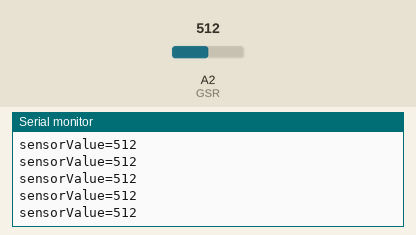
Recording of a sketch running on a simulated Arduino Uno, built with avr-gcc and run on an emulated ATmega328P. Parts: the last lines printed to the serial monitor. The inputs (shaded band) are chosen by the test bench; at power-on: A2 (GSR) = 512.

Above: at 4.7 s.
4.8 s: A2 (GSR) set to 557
At 5.3 s:
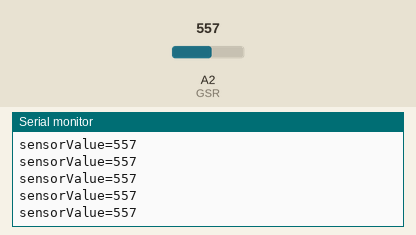
7.8 s: A2 (GSR) set to 588
At 8.7 s:
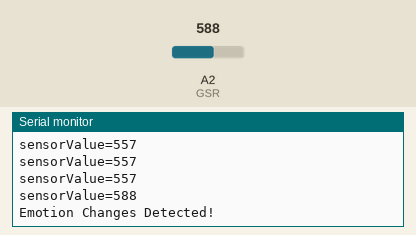
Timing chart, 0 to 10.8 s (numbered marks = the images above; inputs shaded):
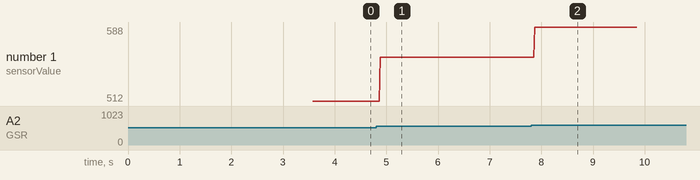

The sketch:

Arduino_GSR.ino
```cpp
/*
GSR connection pins to Arduino microcontroller

Arduino           GSR

GND               GND
5V                VCC
A2                SIG
*/


//const int LED=2;
const int GSR=A2;
int threshold=0;
int sensorValue;

void setup(){
  long sum=0;
  Serial.begin(9600);
//  pinMode(LED,OUTPUT);
//  digitalWrite(LED,LOW);
  delay(1000);

  for(int i=0;i<500;i++)
  {
  sensorValue=analogRead(GSR);
  sum += sensorValue;
  delay(5);
  }
  threshold = sum/500;
   Serial.print("threshold =");
   Serial.println(threshold);
  }

void loop(){
  int temp;
  sensorValue=analogRead(GSR);
  Serial.print("sensorValue=");
  Serial.println(sensorValue);
  temp = threshold - sensorValue;
  if(abs(temp)>60)
  {
    sensorValue=analogRead(GSR);
    temp = threshold - sensorValue;
    if(abs(temp)>60){
//    digitalWrite(LED,HIGH);
    Serial.println("Emotion Changes Detected!");
//    delay(3000);
//    digitalWrite(LED,LOW);
    delay(1000);
  }
 }
}
```

Protocentral_MAX30100.cpp
```cpp
/*
  Library for the Maxim MAX30100 pulse oximetry system
  Connor Huffine/Kontakt
  February 2016
*/

#include "Arduino.h"
#include <Wire.h>
#include "Protocentral_MAX30100.h"

MAX30100::MAX30100(){

}

void MAX30100::setLEDs(pulseWidth pw, ledCurrent red, ledCurrent ir){
  uint8_t reg = I2CreadByte(MAX30100_ADDRESS, MAX30100_SPO2_CONFIG);
  reg = reg & 0xFC; // Set LED_PW to 00
  I2CwriteByte(MAX30100_ADDRESS, MAX30100_SPO2_CONFIG, reg | pw);     // Mask LED_PW
  I2CwriteByte(MAX30100_ADDRESS, MAX30100_LED_CONFIG, (red<<4) | ir); // write LED configs
}

void MAX30100::setSPO2(sampleRate sr){
  uint8_t reg = I2CreadByte(MAX30100_ADDRESS, MAX30100_SPO2_CONFIG);
  reg = reg & 0xE3; // Set SPO2_SR to 000
  I2CwriteByte(MAX30100_ADDRESS, MAX30100_SPO2_CONFIG, reg | (sr<<2)); // Mask SPO2_SR
  reg = I2CreadByte(MAX30100_ADDRESS, MAX30100_MODE_CONFIG);
  reg = reg & 0xf8; // Set Mode to 000
  I2CwriteByte(MAX30100_ADDRESS, MAX30100_SPO2_CONFIG, reg | 0x03); // Mask MODE
}

int MAX30100::getNumSamp(void){
    uint8_t wrPtr = I2CreadByte(MAX30100_ADDRESS, MAX30100_FIFO_WR_PTR);
    uint8_t rdPtr = I2CreadByte(MAX30100_ADDRESS, MAX30100_FIFO_RD_PTR);
    return (abs( 16 + wrPtr - rdPtr ) % 16);
}

void MAX30100::readSensor(void){
  uint8_t temp[4] = {0};  // Temporary buffer for read values
  I2CreadBytes(MAX30100_ADDRESS, MAX30100_FIFO_DATA, &temp[0], 4);  // Read four times from the FIFO
  IR = (temp[0]<<8) | temp[1];    // Combine values to get the actual number
  RED = (temp[2]<<8) | temp[3];   // Combine values to get the actual number
}

void MAX30100::shutdown(void){
  uint8_t reg = I2CreadByte(MAX30100_ADDRESS, MAX30100_MODE_CONFIG);  // Get the current register
  I2CwriteByte(MAX30100_ADDRESS, MAX30100_MODE_CONFIG, reg | 0x80);   // mask the SHDN bit
}

void MAX30100::reset(void){
  uint8_t reg = I2CreadByte(MAX30100_ADDRESS, MAX30100_MODE_CONFIG);  // Get the current register
  I2CwriteByte(MAX30100_ADDRESS, MAX30100_MODE_CONFIG, reg | 0x40);   // mask the RESET bit
}

void MAX30100::startup(void){
  uint8_t reg = I2CreadByte(MAX30100_ADDRESS, MAX30100_MODE_CONFIG);  // Get the current register
  I2CwriteByte(MAX30100_ADDRESS, MAX30100_MODE_CONFIG, reg & 0x7F);   // mask the SHDN bit
}

int MAX30100::getRevID(void){
  return I2CreadByte(MAX30100_ADDRESS, MAX30100_REV_ID);
}

int MAX30100::getPartID(void){
  return I2CreadByte(MAX30100_ADDRESS, MAX30100_PART_ID);
}

void MAX30100::begin(pulseWidth pw, ledCurrent ir, sampleRate sr){
  I2CwriteByte(MAX30100_ADDRESS, MAX30100_MODE_CONFIG, 0x03); // Heart rate only
  I2CwriteByte(MAX30100_ADDRESS, MAX30100_LED_CONFIG, 0XFF);
   I2CwriteByte(MAX30100_ADDRESS, MAX30100_LED_CONFIG, ir<<4|0x0f);
  I2CwriteByte(MAX30100_ADDRESS, MAX30100_SPO2_CONFIG, (sr<<2)|pw);
}

void MAX30100::printRegisters(void){
  Serial.println(I2CreadByte(MAX30100_ADDRESS, MAX30100_INT_STATUS),  BIN);
  Serial.println(I2CreadByte(MAX30100_ADDRESS, MAX30100_INT_ENABLE),  BIN);
  Serial.println(I2CreadByte(MAX30100_ADDRESS, MAX30100_FIFO_WR_PTR), BIN);
  Serial.println(I2CreadByte(MAX30100_ADDRESS, MAX30100_OVRFLOW_CTR), BIN);
  Serial.println(I2CreadByte(MAX30100_ADDRESS, MAX30100_FIFO_RD_PTR), BIN);
  Serial.println(I2CreadByte(MAX30100_ADDRESS, MAX30100_FIFO_DATA),   BIN);
  Serial.println(I2CreadByte(MAX30100_ADDRESS, MAX30100_MODE_CONFIG), BIN);
  Serial.println(I2CreadByte(MAX30100_ADDRESS, MAX30100_SPO2_CONFIG), BIN);
  Serial.println(I2CreadByte(MAX30100_ADDRESS, MAX30100_LED_CONFIG),  BIN);
  Serial.println(I2CreadByte(MAX30100_ADDRESS, MAX30100_TEMP_INTG),   BIN);
  Serial.println(I2CreadByte(MAX30100_ADDRESS, MAX30100_TEMP_FRAC),   BIN);
  Serial.println(I2CreadByte(MAX30100_ADDRESS, MAX30100_REV_ID),      BIN);
  Serial.println(I2CreadByte(MAX30100_ADDRESS, MAX30100_PART_ID),     BIN);
}

// Wire.h read and write protocols
void MAX30100::I2CwriteByte(uint8_t address, uint8_t subAddress, uint8_t data)
{
	Wire.beginTransmission(address);  // Initialize the Tx buffer
	Wire.write(subAddress);           // Put slave register address in Tx buffer
	Wire.write(data);                 // Put data in Tx buffer
	Wire.endTransmission();           // Send the Tx buffer
}

uint8_t MAX30100::I2CreadByte(uint8_t address, uint8_t subAddress)
{
	uint8_t data; // `data` will store the register data
	Wire.beginTransmission(address);         // Initialize the Tx buffer
	Wire.write(subAddress);	                 // Put slave register address in Tx buffer
	Wire.endTransmission(false);             // Send the Tx buffer, but send a restart to keep connection alive
	Wire.requestFrom(address, (uint8_t) 1);  // Read one byte from slave register address
	data = Wire.read();                      // Fill Rx buffer with result
	return data;                             // Return data read from slave register
}

void MAX30100::I2CreadBytes(uint8_t address, uint8_t subAddress, uint8_t * dest, uint8_t count)
{
	Wire.beginTransmission(address);   // Initialize the Tx buffer
	// Next send the register to be read. OR with 0x80 to indicate multi-read.
	Wire.write(subAddress);     // Put slave register address in Tx buffer
	Wire.endTransmission(false);       // Send the Tx buffer, but send a restart to keep connection alive
	uint8_t i = 0;
	Wire.requestFrom(address, count);  // Read bytes from slave register address
	while (Wire.available())
	{
		dest[i++] = Wire.read(); // Put read results in the Rx buffer
	}
}
```

Protocentral_MAX30100.h
```cpp
/*
  Library for the Maxim MAX30100 pulse oximetry system
  Connor Huffine/Kontakt
  February 2016
*/

// Registers
#define MAX30100_INT_STATUS     0x00  // Which interrupts are tripped
#define MAX30100_INT_ENABLE     0x01  // Which interrupts are active
#define MAX30100_FIFO_WR_PTR    0x02  // Where data is being written
#define MAX30100_OVRFLOW_CTR    0x03  // Number of lost samples
#define MAX30100_FIFO_RD_PTR    0x04  // Where to read from
#define MAX30100_FIFO_DATA      0x05  // Ouput data buffer
#define MAX30100_MODE_CONFIG    0x06  // Control register
#define MAX30100_SPO2_CONFIG    0x07  // Oximetry settings
#define MAX30100_LED_CONFIG     0x09  // Pulse width and power of LEDs
#define MAX30100_TEMP_INTG      0x16  // Temperature value, whole number
#define MAX30100_TEMP_FRAC      0x17  // Temperature value, fraction
#define MAX30100_REV_ID         0xFE  // Part revision
#define MAX30100_PART_ID        0xFF  // Part ID, normally 0x11

#define MAX30100_ADDRESS        0x57  // 8bit address converted to 7bit

typedef unsigned char uint8_t;
typedef unsigned int uint16_t;
typedef enum{ // This is the same for both LEDs
  pw200,    // 200us pulse
  pw400,    // 400us pulse
  pw800,    // 800us pulse
  pw1600    // 1600us pulse
}pulseWidth;

typedef enum{
  sr50,    // 50 samples per second
  sr100,   // 100 samples per second
  sr167,   // 167 samples per second
  sr200,   // 200 samples per second
  sr400,   // 400 samples per second
  sr600,   // 600 samples per second
  sr800,   // 800 samples per second
  sr1000   // 1000 samples per second
}sampleRate;

typedef enum{
  i0,    // No current
  i4,    // 4.4mA
  i8,    // 7.6mA
  i11,   // 11.0mA
  i14,   // 14.2mA
  i17,   // 17.4mA
  i21,   // 20.8mA
  i27,   // 27.1mA
  i31,   // 30.6mA
  i34,   // 33.8mA
  i37,   // 37.0mA
  i40,   // 40.2mA
  i44,   // 43.6mA
  i47,   // 46.8mA
  i50    // 50.0mA
}ledCurrent;

class MAX30100 {
public:
  uint16_t IR = 0;      // Last IR reflectance datapoint
  uint16_t RED = 0;     // Last Red reflectance datapoint

  MAX30100();
  void  setLEDs(pulseWidth pw, ledCurrent red, ledCurrent ir);  // Sets the LED state
  void  setSPO2(sampleRate sr); // Setup the SPO2 sensor, disabled by default
  int   getNumSamp(void);       // Get number of samples
  void  readSensor(void);       // Updates the values
  void  shutdown(void);   // Instructs device to power-save
  void  reset(void);      // Resets the device
  void  startup(void);    // Leaves power-save
  int   getRevID(void);   // Gets revision ID
  int   getPartID(void);  // Gets part ID
  void  begin(pulseWidth pw = pw1600, // Longest pulseWidth
              ledCurrent ir = i50,    // Highest current
              sampleRate sr = sr100); // 2nd lowest sampleRate
  void  printRegisters(void); // Dumps contents of registers for debug

private:
  void    I2CwriteByte(uint8_t address, uint8_t subAddress, uint8_t data);
  uint8_t I2CreadByte(uint8_t address, uint8_t subAddress);
  void    I2CreadBytes(uint8_t address, uint8_t subAddress, uint8_t * dest, uint8_t count);
};
```

Measured:
- the behaviour switches between 572 and 573 on A2 (GSR) (found by bisection; images 1 and 2)
- after the input at 4.8 s, the serial monitor: prints a new line after 0.08 s (image 1)
- after the input at 7.8 s, the serial monitor: prints a new line after 0.07 s (image 2)
- plotted number 1: 512 → 557 after the input at 4.8 s, 557 → 588 after the input at 7.8 s
